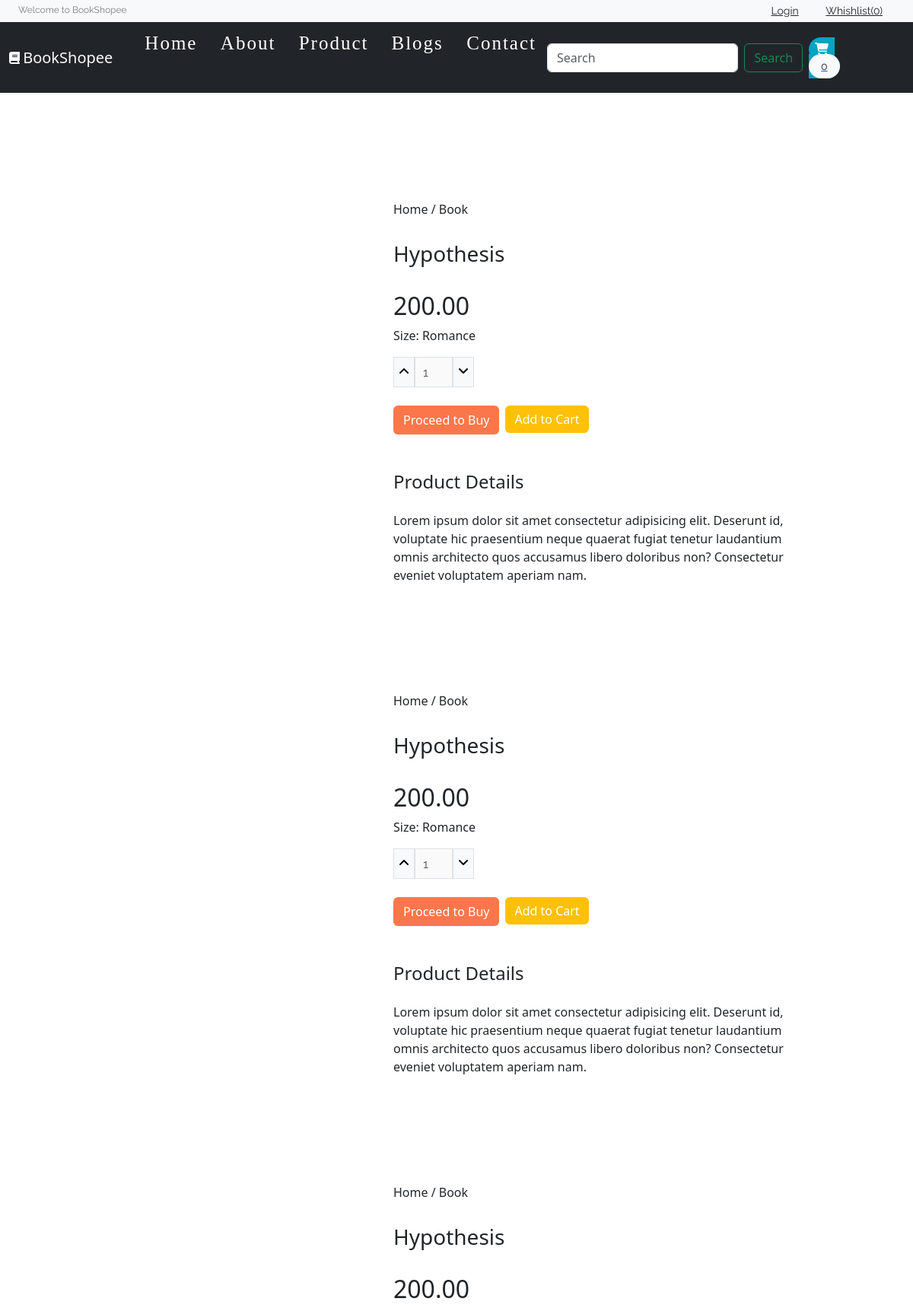
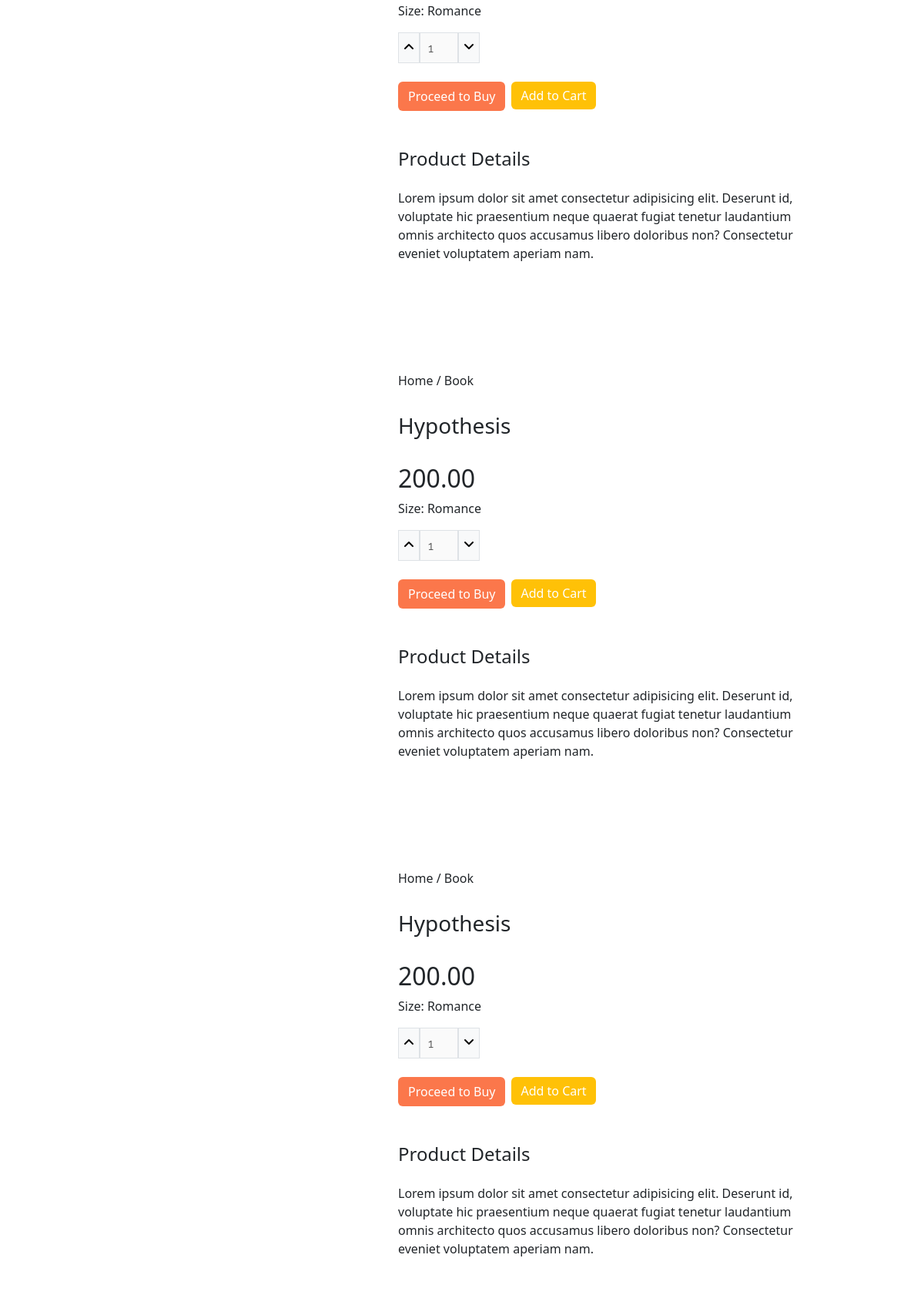
The app's page /product.php?item_id=4 (upper part) with its own data (2 pictures, top to bottom).
### tables this page shows
CREATE TABLE `product` (
  `item_id` int(11) NOT NULL,
  `item_brand` varchar(200) NOT NULL,
  `item_name` varchar(255) NOT NULL,
  `item_price` double(10,2) NOT NULL,
  `item_size` varchar(20) NOT NULL,
  `item_image` varchar(255) NOT NULL,
  `item_register` datetime DEFAULT NULL
);

### product.php (called while the page is built, shortened)
<?php
include("header.php");
?>
<?php
include("Template/_products.php");
?>
<?php
 include("footer.php")
 ?>

### database/DBController.php (called while the page is built, shortened)
<?php
class DBController{
protected $host='localhost';
protected $user='root';
protected $password='';
protected $database='shopee';
public function __construct(){
$this ->con=mysqli_connect($this->host,$this->user,$this->password,$this->database);
}
}

### functions.php (called while the page is built, shortened)
<?php
require("database/DBController.php");
require("database/Product.php");
$db= new DBController();
$product=new Product($db);
$product_shuffle=$product->getData();
$Cart=new Cart($db);
?>

### database/Product.php (called while the page is built, shortened)
<?php
class Product{
public $db=null;
public function __construct(DBController $db){
    $this->db=$db;
}
public function getData($table="product"){
    $result=$this->db->con->query("SELECT * FROM {$table} ");
    $resultArray=array();
    while($item=mysqli_fetch_array($result,MYSQLI_ASSOC)){
        $resultArray[]=$item;
    }
    return $resultArray;
}
}

### Template/_products.php (the view, shortened to what this page needs)
<?php
$item_id=$_GET['item_id'] ?? 1;
foreach($product->getData() as $item):
    if($item['item_id']==$item_id):
?>
<section class="container sproduct my-5 pt-5">
            <div class="row mt-5">
                <div class="col-lg-5 col-md-12 col-12">
                </div>
                <div class="col-lg-6 col-md-12 col-12">
                    <h6>Home / Book</h6>
                    <h3 class="py-4"><?php echo $item['item_name']?? 'Unknown'?></h3>
                    <h2><?php echo $item['item_price']??0?></h2>
                    <medium>Size: <?php echo $item['item_size']?? 'Unknown'?></medium>
                    <div class="d-flex font-rale mb-4 qty mt-3">
                      <button class="qty-up border bg-light" data-id="<?php echo $item['item_id']??'0';?>"><i class="fas fa-angle-up"></i></button>
                      <input type="text" data-id="<?php echo $item['item_id']??'0';?>" class="qty-input border pe-0 me-0" disabled value="1" placeholder="1">
                      <button data-id="<?php echo $item['item_id']??'0';?>" class="qty-down border bg-light"><i class="fas fa-angle-down"></i></button>
                  </div>
                    <div class="d-flex">
                    <button class="btn buy-btn me-2">Proceed to Buy</button>
                    <form method="post">
                    <?php
                    if(in_array($item['item_id'],$Cart->getCartId($product->getData('cart')) ?? [])){
                        echo '<button style="border:none;" class="btn cart-btn btn-success" type="submit" disabled name="product_submit">In the Cart</button>';
                    }
                    else{
                        echo '<button style="border:  none;" class="btn cart-btn btn-warning" type="submit" name="product_submit">Add to Cart</button>';
                    }
?>
</form>
                    </div>
                    <h4 class="mt-5 mb-4">Product Details</h4>
                    <span>Lorem ipsum dolor sit amet consectetur adipisicing elit. Deserunt id, voluptate hic praesentium neque quaerat fugiat tenetur laudantium omnis architecto quos accusamus libero doloribus non? Consectetur eveniet voluptatem aperiam nam.</span>
                </div>
            </div>
</section>
<?php
endif;
endforeach;
?>

### header.php (shortened to what this page needs)
<!DOCTYPE html>
<html lang="en">
<head>
    <link rel="stylesheet" href="https://cdn.jsdelivr.net/npm/bootstrap@5.3.1/dist/css/bootstrap.min.css">
    <link rel="stylesheet" href="https://cdnjs.cloudflare.com/ajax/libs/OwlCarousel2/2.3.4/assets/owl.carousel.min.css" />
    <link rel="stylesheet" href="https://cdnjs.cloudflare.com/ajax/libs/OwlCarousel2/2.3.4/assets/owl.theme.default.min.css" />
    <link rel="stylesheet" href="https://cdnjs.cloudflare.com/ajax/libs/font-awesome/6.4.2/css/all.min.css" />
    <link rel="stylesheet" href="style.css">
    <link rel="stylesheet" href="card.css">
    <link rel="stylesheet" href="footer.css">
    <link rel="stylesheet" href="product.css">
    <?php
      require('functions.php');
    ?>
</head>
<body>
    <header id="header">
        <div class="strip d-flex justify-content-between px-4 py-1 bg-light">
            <p class="font-rale font-size-12 text-black-50 m-0">Welcome to BookShopee</p>
            <div class="font-rale font-size-14">
                <a href="#" class="px-3 border-right border-left text-dark">Login</a>
                <a href="#" class="px-3 border-right text-dark">Whishlist(0)</a>
            </div>
        </div>
    </header>
    <nav class="navbar navbar-expand-lg">
  <div class="container-fluid">
  <i class="fa-solid fa-book text-light"></i>&nbsp;
    <a class="navbar-brand text-light" href="#">BookShopee</a>
    <div class="collapse navbar-collapse" id="navbarSupportedContent">
      <ul class="navbar-nav me-auto mb-2 mb-lg-0">
      <li class="nav-item"><a class="mx-md-3 pb-2" href="index.php">Home</a></li>
          <li class="nav-item"><a class="mx-md-3 pb-2" href="#footer">About</a></li>
          <li class="nav-item"><a class="mx-md-3 pb-2" href="allproduct.php">Product</a></li>
          <li class="nav-item"><a class="mx-md-3 pb-2" href="index.php#blogs">Blogs</a></li>
          <li class="nav-item"><a class="mx-md-3 pb-2" href="#footer">Contact</a></li>
      </ul>
      <form class="d-flex">
        <input class="form-control me-2" type="search" placeholder="Search" aria-label="Search">
        <button class="btn btn-outline-success" type="submit">Search</button>
      </form>
      <form action="#" class="font-size-14 font-rale me-lg-5 m-2">
          <a href="cart.php" class="py-2 rounded-pill" style="background-color:#00A5C4;">
            <span class="font-size-16 px-2 text-white"><i class="fas fa-shopping-cart"></i></span>
            <span class="px-3 py-2 rounded-pill text-dark bg-light"><?php echo count($product->getData('cart')); ?></span>
          </a>
        </form>
    </div>
  </div>
</nav>
    <main id="main-site">

### footer.php (shortened to what this page needs)
</main>
</body>
</html>

### style.css (style rules this page uses)
button, button:focus { outline: none !important; box-shadow: none !important; }
.font-rale { font-family: "Raleway", cursive; }
.font-size-12 { font-size: 12px; }
.font-size-14 { font-size: 14px; }
.font-size-16 { font-size: 16px; }
nav { display: flex; overflow: hidden; background-color: #212529; }
nav ul { display: flex; margin-left: 10px; justify-content: center; }
nav ul li { font-size: 25px; letter-spacing: 2px; list-style: none; }
nav ul li a { text-decoration: none; color: white; font-family: "calibri"; position: relative; transition: color 0.3s; }
nav ul li a::after { content: ""; width: 0; height: 3px; left: 0; top: 80%; border-radius: 2px; position: absolute; background: white; transition: 0.5s; }

### card.css (style rules this page uses)
:root { --green: #3BE798; --violet: #7F6EB2; --dark: #2B2B2B; }

### product.css (style rules this page uses)
.sproduct input { width: 50px; height: 40px; padding-left: 10px; font-size: 16px; margin-right: 10px; }
.sproduct .buy-btn { background: #fb774b; opacity: 1; transition: 0.3s all; color: white; }
.sproduct .cart-btn { opacity: 1; transition: 0.3s all; color: white; }

### records on screen
product: item_name "Hypothesis", item_price "200.00", item_size "Romance"
product: item_name "Hypothesis", item_price "200.00", item_size "Romance"
product: item_name "Hypothesis", item_price "200.00", item_size "Romance"
product: item_name "Hypothesis", item_price "200.00", item_size "Romance"
product: item_name "Hypothesis", item_price "200.00", item_size "Romance"

### other values on screen
count($product->getData('cart')) "0"
